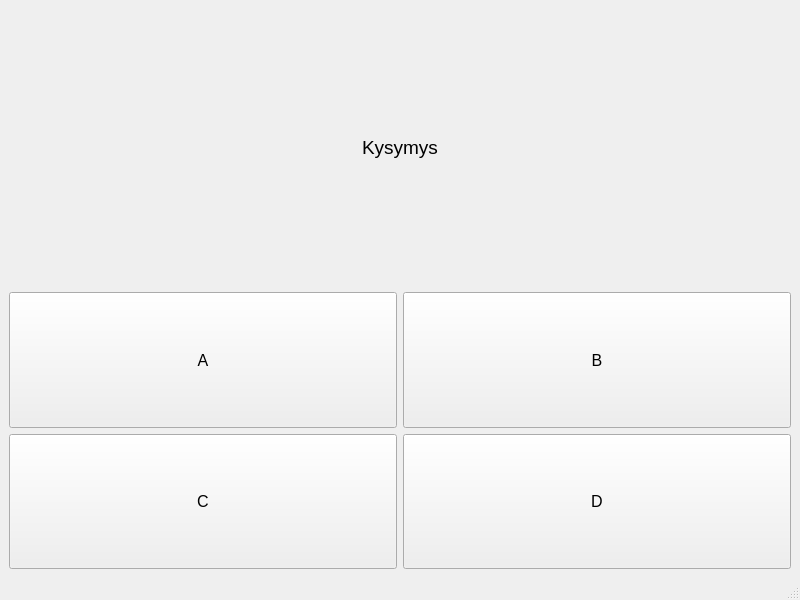
<?xml version="1.0" encoding="UTF-8"?>
<ui version="4.0">
 <class>MainWindow</class>
 <widget class="QMainWindow" name="MainWindow">
  <property name="geometry">
   <rect>
    <x>0</x>
    <y>0</y>
    <width>800</width>
    <height>600</height>
   </rect>
  </property>
  <property name="windowTitle">
   <string>MainWindow</string>
  </property>
  <widget class="QWidget" name="centralwidget">
   <layout class="QVBoxLayout" name="verticalLayout">
    <item>
     <layout class="QHBoxLayout" name="horizontalLayout">
      <item>
       <spacer name="horizontalSpacer">
        <property name="orientation">
         <enum>Qt::Horizontal</enum>
        </property>
        <property name="sizeHint" stdset="0">
         <size>
          <width>32</width>
          <height>23</height>
         </size>
        </property>
       </spacer>
      </item>
      <item>
       <widget class="QLabel" name="label">
        <property name="sizePolicy">
         <sizepolicy hsizetype="Minimum" vsizetype="MinimumExpanding">
          <horstretch>0</horstretch>
          <verstretch>0</verstretch>
         </sizepolicy>
        </property>
        <property name="font">
         <font>
          <pointsize>14</pointsize>
         </font>
        </property>
        <property name="text">
         <string>Kysymys</string>
        </property>
        <property name="alignment">
         <set>Qt::AlignLeading|Qt::AlignLeft|Qt::AlignVCenter</set>
        </property>
       </widget>
      </item>
      <item>
       <spacer name="horizontalSpacer_2">
        <property name="orientation">
         <enum>Qt::Horizontal</enum>
        </property>
        <property name="sizeHint" stdset="0">
         <size>
          <width>32</width>
          <height>23</height>
         </size>
        </property>
       </spacer>
      </item>
     </layout>
    </item>
    <item>
     <layout class="QGridLayout" name="gridLayout">
      <item row="0" column="0">
       <widget class="QPushButton" name="pushButton">
        <property name="sizePolicy">
         <sizepolicy hsizetype="Minimum" vsizetype="MinimumExpanding">
          <horstretch>0</horstretch>
          <verstretch>0</verstretch>
         </sizepolicy>
        </property>
        <property name="font">
         <font>
          <pointsize>12</pointsize>
          <underline>false</underline>
         </font>
        </property>
        <property name="text">
         <string>A</string>
        </property>
       </widget>
      </item>
      <item row="0" column="1">
       <widget class="QPushButton" name="pushButton_2">
        <property name="sizePolicy">
         <sizepolicy hsizetype="Minimum" vsizetype="MinimumExpanding">
          <horstretch>0</horstretch>
          <verstretch>0</verstretch>
         </sizepolicy>
        </property>
        <property name="font">
         <font>
          <pointsize>12</pointsize>
          <underline>false</underline>
         </font>
        </property>
        <property name="text">
         <string>B</string>
        </property>
       </widget>
      </item>
      <item row="1" column="0">
       <widget class="QPushButton" name="pushButton_3">
        <property name="sizePolicy">
         <sizepolicy hsizetype="Minimum" vsizetype="MinimumExpanding">
          <horstretch>0</horstretch>
          <verstretch>0</verstretch>
         </sizepolicy>
        </property>
        <property name="font">
         <font>
          <pointsize>12</pointsize>
          <underline>false</underline>
         </font>
        </property>
        <property name="text">
         <string>C</string>
        </property>
       </widget>
      </item>
      <item row="1" column="1">
       <widget class="QPushButton" name="pushButton_4">
        <property name="sizePolicy">
         <sizepolicy hsizetype="Minimum" vsizetype="MinimumExpanding">
          <horstretch>0</horstretch>
          <verstretch>0</verstretch>
         </sizepolicy>
        </property>
        <property name="font">
         <font>
          <pointsize>12</pointsize>
          <underline>false</underline>
         </font>
        </property>
        <property name="text">
         <string>D</string>
        </property>
       </widget>
      </item>
     </layout>
    </item>
   </layout>
  </widget>
  <widget class="QMenuBar" name="menubar">
   <property name="geometry">
    <rect>
     <x>0</x>
     <y>0</y>
     <width>800</width>
     <height>22</height>
    </rect>
   </property>
  </widget>
  <widget class="QStatusBar" name="statusbar"/>
 </widget>
 <resources/>
 <connections/>
</ui>
